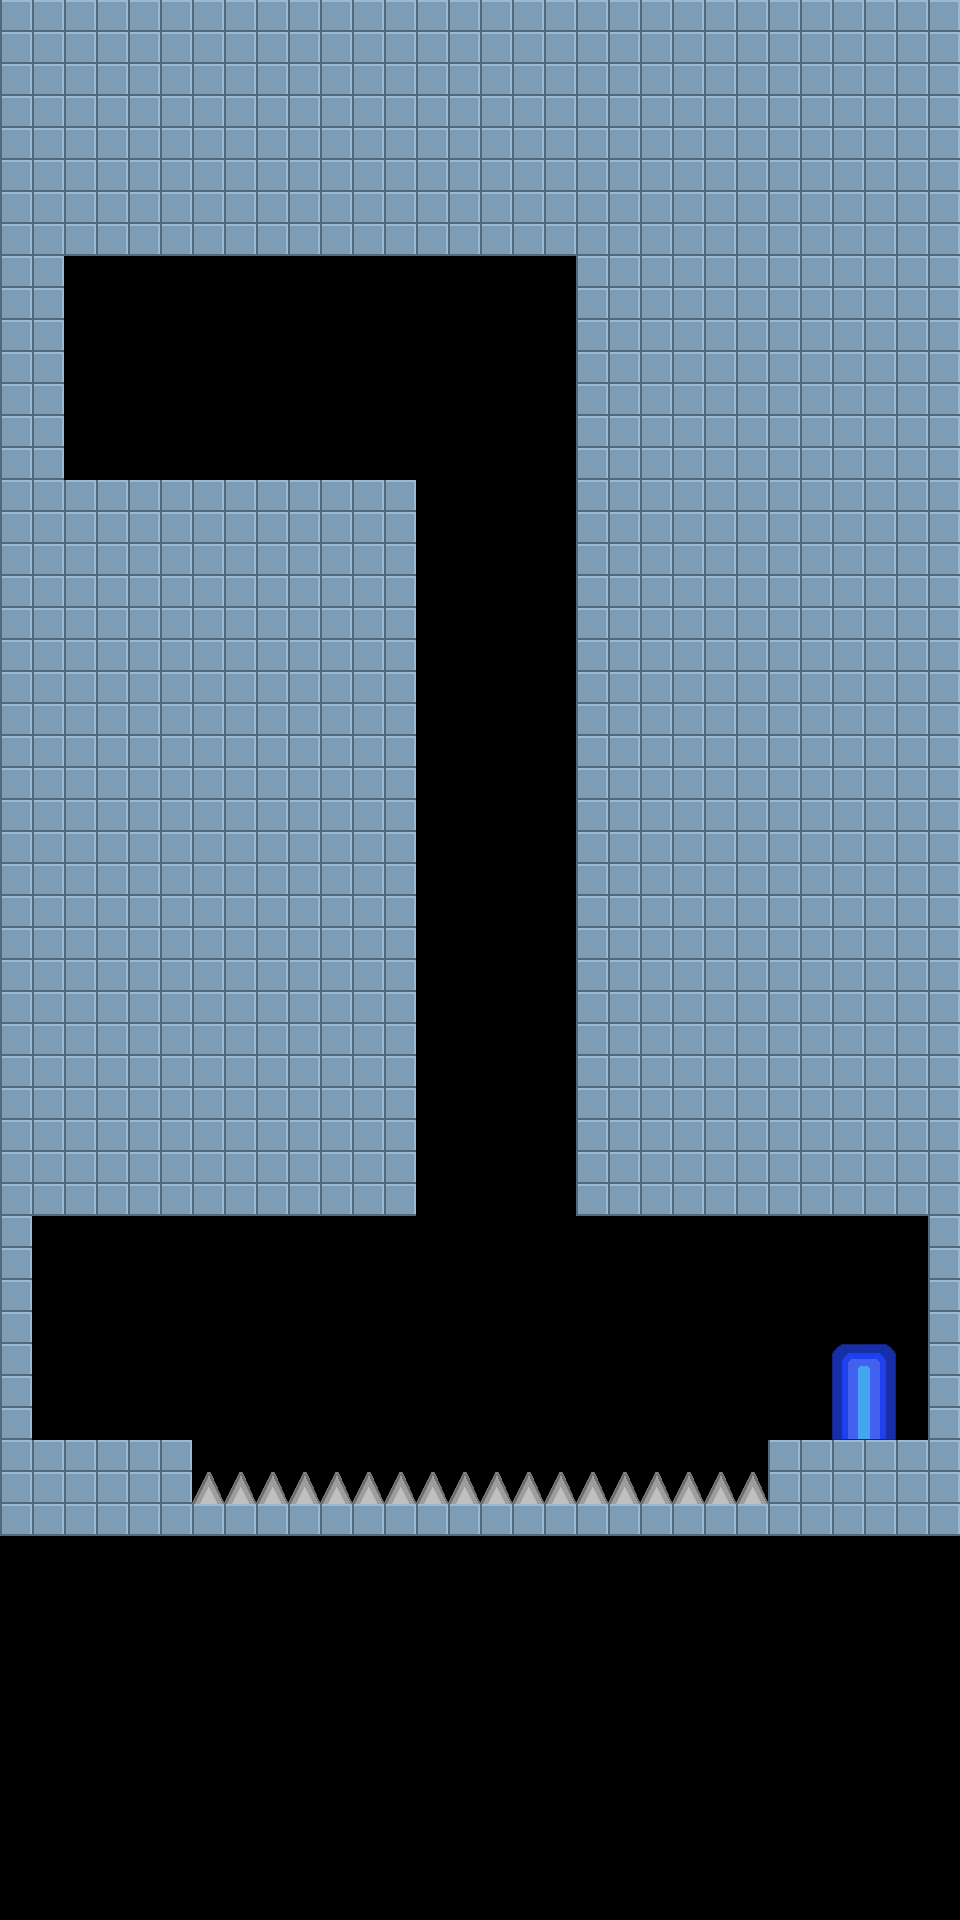

A 2D game scene composited from a Tiled map and its tileset images. What follows is a short description and the map's XML, with each tile layer's data collapsed to a summary:
An orthogonal 30x60 tile map with 32x32 px tiles, 1 tile layer (Tile Layer 1), 3 tilesets.

<map version="1.0" orientation="orthogonal" renderorder="left-down" width="30" height="60" tilewidth="32" tileheight="32" nextobjectid="1">
 <properties>
  <property name="playerstart" value="4,12" />
  <property name="scrollable" value="1" />
  <property name="starttext" value="Free fallin'!" />
  <property name="togglegravity" value="1" />
 </properties>
 <tileset firstgid="1" name="map" tilewidth="32" tileheight="32">
  <image source="../../assets/img/steelblock.png" width="32" height="32" />
 </tileset>
 <tileset firstgid="2" name="spikes" tilewidth="32" tileheight="32">
  <image source="../../assets/img/spikes.png" width="128" height="32" />
 </tileset>
 <tileset firstgid="6" name="door" tilewidth="32" tileheight="32">
  <image source="../../assets/img/door.png" width="64" height="96" />
 </tileset>
 <layer name="Tile Layer 1" width="30" height="60">
  <data>[1800 cells, 1005 non-empty, 8 distinct tile ids]</data>
 </layer>
</map>
